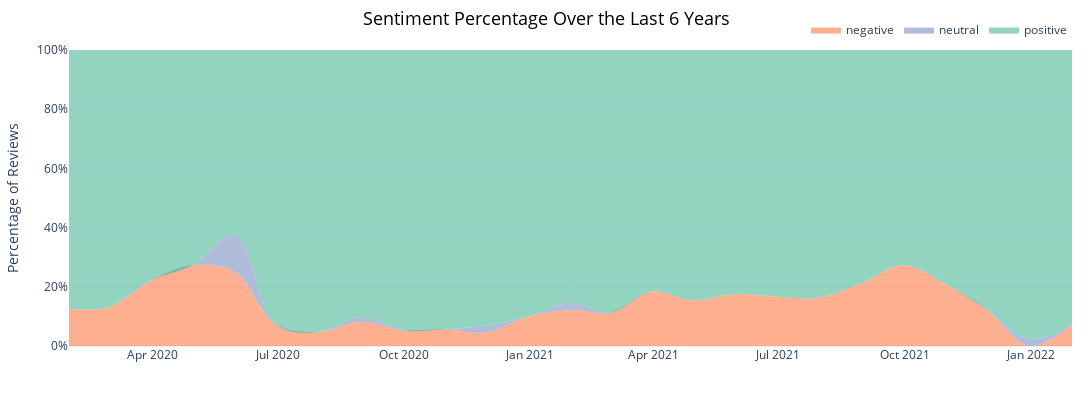

Here is the notebook cell this chart was saved with:
### Code cell
# Plot the evolution of distribution of reviews on time based on sentiments
def plotSentimentTrend(df, years_limit = 2):
    # Convert date to datetime format and handle missing values
    df['date'] = pd.to_datetime(df['date'], errors='coerce')
    df = df.dropna(subset=['date'])
    
    # Filter only the last 6 years
    last_six_years = df['date'].max() - pd.DateOffset(years=years_limit)
    df = df[df['date'] >= last_six_years]

    # Set date as index for resampling
    df.set_index('date', inplace=True)
    
    # Resample to monthly and count sentiments
    sentiment_counts = df.resample('M')['sentiment_label'].value_counts().unstack().fillna(0)

    # Calculate the percentage for each sentiment type
    sentiment_percentage = sentiment_counts.div(sentiment_counts.sum(axis=1), axis=0) * 100
    sentiment_percentage = sentiment_percentage.round(2)
    sentiment_percentage = sentiment_percentage.reset_index().melt(id_vars=['date'], value_name='percentage', var_name='sentiment_label')
    
    # Plot sentiment percentage evolution
    fig = px.area(
        sentiment_percentage,
        x='date',
        y='percentage',
        color='sentiment_label',
        title='Sentiment Percentage Over the Last 6 Years',
        labels={'date': '', 'percentage': 'Percentage of Reviews (%)', 'sentiment_label': 'Sentiment'},
        template='plotly_white',
    )

    # Customize layout
    fig.update_layout(
        title=dict(x=0.5, xanchor='center', font=dict(size=18, color='black')),
        xaxis=dict(showgrid=False, zeroline=False),
        yaxis=dict(showgrid=True, title='Percentage of Reviews', ticksuffix='%'),
        legend=dict(title='', orientation='h', yanchor='bottom', y=1.02, xanchor='right', x=1),
        margin=dict(l=20, r=20, t=50, b=20),
        plot_bgcolor='rgba(0,0,0,0)',
        hovermode='x unified',
        width=1200,
        height=400,
    )

    # Customize color for sentiment categories
    color_map = {
        'positive': 'rgba(102, 194, 165, 0.7)', 
        'neutral': 'rgba(141, 160, 203, 0.7)', 
        'negative': 'rgba(252, 141, 98, 0.7)'
    }
    fig.for_each_trace(lambda trace: trace.update(line=dict(width=0, shape='spline'), fill='tonexty', fillcolor=color_map.get(trace.name, 'rgba(150, 150, 150, 0.5)')))

    # Remove the plot frame and keep the visualization as clean as possible
    fig.update_xaxes(showline=False)
    fig.update_yaxes(showline=False, range=[0, 100])  # Percentage scale from 0 to 100

    fig.show()

plotSentimentTrend(reviews)

### Figure 1 — Plotly figure (JSON) as saved in the notebook; plotly's stock layout.template omitted (floating-point values rounded to 4 significant figures)
{"data": [{"fill": "tonexty", "fillcolor": "rgba(252, 141, 98, 0.7)", "fillpattern": {"shape": ""}, "hovertemplate": "Sentiment=negative<br>=%{x}<br>Percentage of Reviews (%)=%{y}<extra></extra>", "legendgroup": "negative", "line": {"color": "#636efa", "shape": "spline", "width": 0}, "marker": {"symbol": "circle"}, "mode": "lines", "name": "negative", "orientation": "v", "showlegend": true, "stackgroup": "1", "type": "scatter", "x": ["2020-01-31T00:00:00", "2020-02-29T00:00:00", "2020-03-31T00:00:00", "2020-04-30T00:00:00", "2020-05-31T00:00:00", "2020-06-30T00:00:00", "2020-07-31T00:00:00", "2020-08-31T00:00:00", "2020-09-30T00:00:00", "2020-10-31T00:00:00", "2020-11-30T00:00:00", "2020-12-31T00:00:00", "2021-01-31T00:00:00", "2021-02-28T00:00:00", "2021-03-31T00:00:00", "2021-04-30T00:00:00", "2021-05-31T00:00:00", "2021-06-30T00:00:00", "2021-07-31T00:00:00", "2021-08-31T00:00:00", "2021-09-30T00:00:00", "2021-10-31T00:00:00", "2021-11-30T00:00:00", "2021-12-31T00:00:00", "2022-01-31T00:00:00"], "xaxis": "x", "y": [12.5, 13.1, 22.22, 27.27, 25, 7.14, 4.76, 8.2, 5.36, 5.66, 4.55, 10, 12.2, 11.11, 18.37, 15.38, 17.54, 16.67, 16.36, 21.28, 27.27, 20.83, 12.24, 0, 7.14], "yaxis": "y"}, {"fill": "tonexty", "fillcolor": "rgba(141, 160, 203, 0.7)", "fillpattern": {"shape": ""}, "hovertemplate": "Sentiment=neutral<br>=%{x}<br>Percentage of Reviews (%)=%{y}<extra></extra>", "legendgroup": "neutral", "line": {"color": "#EF553B", "shape": "spline", "width": 0}, "marker": {"symbol": "circle"}, "mode": "lines", "name": "neutral", "orientation": "v", "showlegend": true, "stackgroup": "1", "type": "scatter", "x": ["2020-01-31T00:00:00", "2020-02-29T00:00:00", "2020-03-31T00:00:00", "2020-04-30T00:00:00", "2020-05-31T00:00:00", "2020-06-30T00:00:00", "2020-07-31T00:00:00", "2020-08-31T00:00:00", "2020-09-30T00:00:00", "2020-10-31T00:00:00", "2020-11-30T00:00:00", "2020-12-31T00:00:00", "2021-01-31T00:00:00", "2021-02-28T00:00:00", "2021-03-31T00:00:00", "2021-04-30T00:00:00", "2021-05-31T00:00:00", "2021-06-30T00:00:00", "2021-07-31T00:00:00", "2021-08-31T00:00:00", "2021-09-30T00:00:00", "2021-10-31T00:00:00", "2021-11-30T00:00:00", "2021-12-31T00:00:00", "2022-01-31T00:00:00"], "xaxis": "x", "y": [0, 0, 0, 0, 12.5, 0, 0, 1.64, 0, 0, 2.27, 0, 2.44, 0, 0, 0, 0, 0, 0, 0, 0, 0, 0, 2.33, 0], "yaxis": "y"}, {"fill": "tonexty", "fillcolor": "rgba(102, 194, 165, 0.7)", "fillpattern": {"shape": ""}, "hovertemplate": "Sentiment=positive<br>=%{x}<br>Percentage of Reviews (%)=%{y}<extra></extra>", "legendgroup": "positive", "line": {"color": "#00cc96", "shape": "spline", "width": 0}, "marker": {"symbol": "circle"}, "mode": "lines", "name": "positive", "orientation": "v", "showlegend": true, "stackgroup": "1", "type": "scatter", "x": ["2020-01-31T00:00:00", "2020-02-29T00:00:00", "2020-03-31T00:00:00", "2020-04-30T00:00:00", "2020-05-31T00:00:00", "2020-06-30T00:00:00", "2020-07-31T00:00:00", "2020-08-31T00:00:00", "2020-09-30T00:00:00", "2020-10-31T00:00:00", "2020-11-30T00:00:00", "2020-12-31T00:00:00", "2021-01-31T00:00:00", "2021-02-28T00:00:00", "2021-03-31T00:00:00", "2021-04-30T00:00:00", "2021-05-31T00:00:00", "2021-06-30T00:00:00", "2021-07-31T00:00:00", "2021-08-31T00:00:00", "2021-09-30T00:00:00", "2021-10-31T00:00:00", "2021-11-30T00:00:00", "2021-12-31T00:00:00", "2022-01-31T00:00:00"], "xaxis": "x", "y": [87.5, 86.9, 77.78, 72.73, 62.5, 92.86, 95.24, 90.16, 94.64, 94.34, 93.18, 90, 85.37, 88.89, 81.63, 84.62, 82.46, 83.33, 83.64, 78.72, 72.73, 79.17, 87.76, 97.67, 92.86], "yaxis": "y"}], "layout": {"height": 400, "hovermode": "x unified", "legend": {"orientation": "h", "title": {"text": ""}, "tracegroupgap": 0, "x": 1, "xanchor": "right", "y": 1.02, "yanchor": "bottom"}, "margin": {"b": 20, "l": 20, "r": 20, "t": 50}, "plot_bgcolor": "rgba(0,0,0,0)", "title": {"font": {"color": "black", "size": 18}, "text": "Sentiment Percentage Over the Last 6 Years", "x": 0.5, "xanchor": "center"}, "width": 1200, "xaxis": {"anchor": "y", "domain": [0, 1], "showgrid": false, "showline": false, "title": {"text": ""}, "zeroline": false}, "yaxis": {"anchor": "x", "domain": [0, 1], "range": [0, 100], "showgrid": true, "showline": false, "ticksuffix": "%", "title": {"text": "Percentage of Reviews"}}}}
